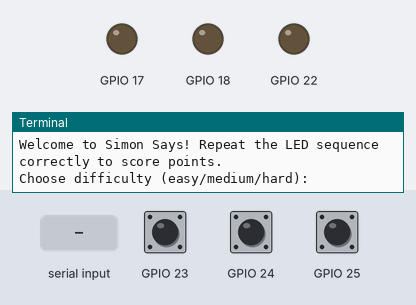
Recording of a program running on a simulated Raspberry Pi (BCM pin numbers). Parts: output pins drawn as LEDs (lit = HIGH), the last lines printed to the terminal. The test bench sets the inputs (shaded band); at power-on: GPIO 23 HIGH, GPIO 24 HIGH, GPIO 25 HIGH. Random numbers come from a fixed seed.

Above: at 1.2 s.
1.3 s: "easy" typed at the terminal, then Enter
At 2.9 s:
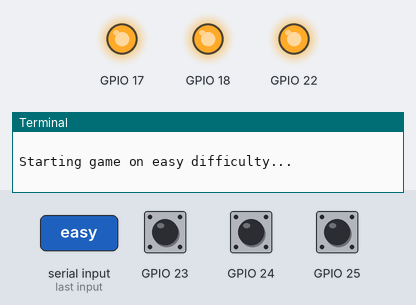
At 4.2 s:
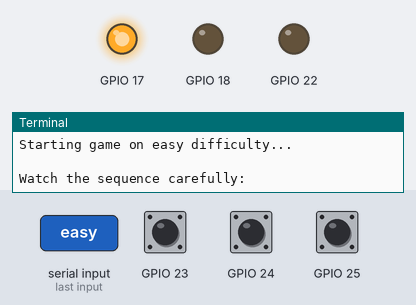
4.3 s: GPIO 23 pulled LOW for 3.2 s
At 8.8 s:
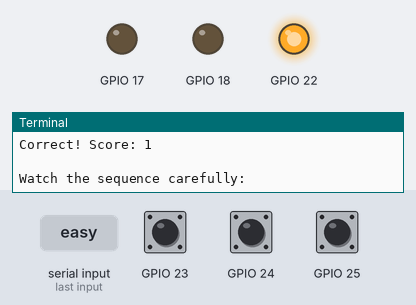
Timing chart, 0 to 10.5 s (numbered marks = the images above; inputs shaded):
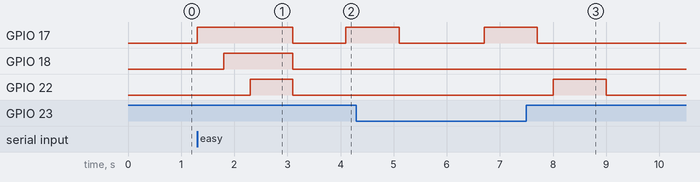

Measured:
- after the input at 1.3 s, GPIO 17: LOW → HIGH at once, → LOW 1.8 s later, → HIGH 1.0 s later; GPIO 18: LOW → HIGH after 0.50 s, → LOW 1.3 s later; GPIO 22: LOW → HIGH after 1.0 s, → LOW 0.80 s later
- after the input at 4.3 s, GPIO 22: LOW → HIGH after 3.7 s, → LOW 1.0 s later

The program:

simon_game.py
```python
import time
import random
from led_controller import LEDController
from button_controller import ButtonController

class SimonGame:
    def __init__(self, led_controller, button_controller):
        """Initializes the SimonGame with LED and Button controllers."""
        self.led_controller = led_controller
        self.button_controller = button_controller
        self.sequence = []
        self.score = 0
        self.colors = list(self.led_controller.led_pins.keys())

    def get_user_input(self):
        """Waits for the user to input the sequence using physical buttons."""
        print("Press the buttons in the correct sequence!")

        for expected_color in self.sequence:
            # Check that the user input matches the expected input
            user_input = self.button_controller.get_button_press()
            if user_input != expected_color:
                # Print user's score at the end of the game
                print(f"Game Over! Your score: {self.score}")
                return False
        return True

    def play(self):
        """Runs the main game loop."""
        print("Welcome to Simon Says! Repeat the LED sequence correctly to score points.")

        while True:
            difficulty = input("Choose difficulty (easy/medium/hard): ").strip().lower()
            # Set difficulty to user's chosen difficulty
            if difficulty in ["easy", "medium", "hard"]:
                self.led_controller.set_difficulty(difficulty)
                break
            print("Invalid difficulty! Please choose easy, medium, or hard.")

        print(f"\nStarting game on {difficulty} difficulty...\n")
        # Flashes the LEDs in a starting pattern
        self.led_controller.start_sequence()

        try:
            while True:
                # Everytime this loop runs, add one to the sequence of colors
                self.sequence.append(random.choice(self.colors))
                print("Watch the sequence carefully:")

                # Flash the LEDs in the sequence of colors
                for color in self.sequence:
                    self.led_controller.flash_led(color)

                # If the user input is not correct, end the game
                if not self.get_user_input():
                    self.led_controller.game_over_flash()
                    break

                # If the user input is correct, add increment the score
                self.score += 1
                print(f"Correct! Score: {self.score}\n")
                time.sleep(1)
        except KeyboardInterrupt:
            print("\nGame exited.")
        finally:
            self.led_controller.cleanup()

if __name__ == "__main__":
    # Set up GPIO pins to be used
    led_pins = {"r": 17, "g": 18, "b": 22}
    button_pins = {"r": 23, "g": 24, "b": 25}

    led_controller = LEDController(led_pins)
    button_controller = ButtonController(button_pins)
    game = SimonGame(led_controller, button_controller)
    game.play()
```

led_controller.py
```python
import RPi.GPIO as GPIO
import time

class LEDController:
    def __init__(self, pins):
        """
        Initializes the LEDController with a dictionary of LED pins.

        Args:
        pins (dict): A dictionary mapping LED color keys (r, g, b) to GPIO pin numbers.
        """
        self.led_pins = pins
        GPIO.setmode(GPIO.BCM)
        GPIO.setup(list(self.led_pins.values()), GPIO.OUT)
        # Default game difficulty is medium
        self.difficulty = "medium"
        # Light flashes for a longer duration on easy mode, shorter duration on hard
        self.duration_map = {"easy": 1.0, "medium": 0.5, "hard": 0.25}

    def set_difficulty(self, difficulty):
        """Sets the difficulty level, adjusting LED flash duration accordingly."""
        self.difficulty = difficulty.lower()

    def flash_led(self, color):
        """Flashes the LED for the set duration."""
        duration = self.duration_map.get(self.difficulty, 0.5)
        GPIO.output(self.led_pins[color], GPIO.HIGH)
        time.sleep(duration)
        GPIO.output(self.led_pins[color], GPIO.LOW)
        time.sleep(0.3)

    def start_sequence(self):
        """Performs a countdown sequence in red, green, blue order."""
        # Light up LEDs sequentially and keep them on
        for color in ["r", "g", "b"]:
            GPIO.output(self.led_pins[color], GPIO.HIGH)
            time.sleep(0.5)
        time.sleep(0.3)

        # Turn all the LEDs off
        for pin in self.led_pins.values():
            GPIO.output(pin, GPIO.LOW)
        # At the end, turn off all LEDs to avoid confusion between starting sequence
        # and the start of the game
        time.sleep(1.0)

    def game_over_flash(self):
        """Flashes all LEDs simultaneously for a 'Game Over' effect."""
        # Flash the LEDS 3 times
        for i in range(3):
            for pin in self.led_pins.values():
                GPIO.output(pin, GPIO.HIGH)
            time.sleep(0.3)
            for pin in self.led_pins.values():
                GPIO.output(pin, GPIO.LOW)
            time.sleep(0.3)

    def cleanup(self):
        """Cleans up the GPIO pins."""
        GPIO.cleanup()
```

button_controller.py
```python
import RPi.GPIO as GPIO
import time

class ButtonController:
    def __init__(self, button_pins):
        """
        Initializes the ButtonController with a dictionary of button pins.

        Args:
        button_pins (dict): A dictionary mapping button color keys (r, g, b) to GPIO pin numbers.
        """
        self.button_pins = button_pins
        GPIO.setmode(GPIO.BCM)
        # Configures the pins to take input
        # Enables internal pull-up resistors to avoid situations where button floats between HIGH and LOW
        GPIO.setup(list(self.button_pins.values()), GPIO.IN, pull_up_down=GPIO.PUD_UP)

    def get_button_press(self):
        """
        Waits for a button press and returns the corresponding color key.

        Returns:
        str: The key representing the button pressed ('r', 'g', 'b').
        """
        while True:
            for color, pin in self.button_pins.items():
              # Button pressed
                if GPIO.input(pin) == GPIO.LOW:
                    # Short delay
                    time.sleep(0.3)
                    return color
```
